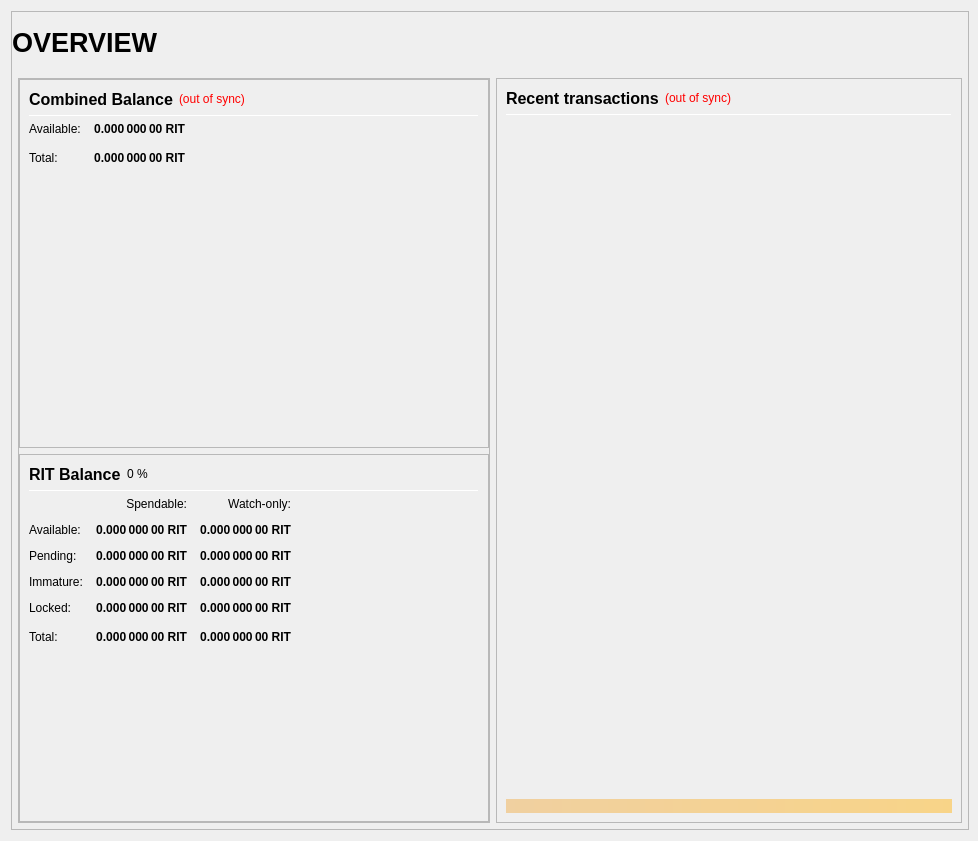
<?xml version="1.0" encoding="UTF-8"?>
<ui version="4.0">
 <class>OverviewPage</class>
 <widget class="QWidget" name="OverviewPage">
  <property name="geometry">
   <rect>
    <x>0</x>
    <y>0</y>
    <width>978</width>
    <height>841</height>
   </rect>
  </property>
  <property name="minimumSize">
   <size>
    <width>960</width>
    <height>682</height>
   </size>
  </property>
  <property name="windowTitle">
   <string>Form</string>
  </property>
  <layout class="QVBoxLayout" name="topLayout" stretch="1">
   <property name="rightMargin">
    <number>9</number>
   </property>
   <item>
    <widget class="QFrame" name="frame_BG">
     <property name="minimumSize">
      <size>
       <width>850</width>
       <height>610</height>
      </size>
     </property>
     <property name="maximumSize">
      <size>
       <width>16777215</width>
       <height>16777215</height>
      </size>
     </property>
     <property name="frameShape">
      <enum>QFrame::StyledPanel</enum>
     </property>
     <property name="frameShadow">
      <enum>QFrame::Raised</enum>
     </property>
     <layout class="QVBoxLayout" name="verticalLayout_3" stretch="1">
      <property name="leftMargin">
       <number>0</number>
      </property>
      <property name="topMargin">
       <number>0</number>
      </property>
      <property name="rightMargin">
       <number>0</number>
      </property>
      <property name="bottomMargin">
       <number>6</number>
      </property>
      <item>
       <layout class="QVBoxLayout" name="verticalLayout_Master" stretch="0,1">
        <property name="margin">
         <number>0</number>
        </property>
        <item>
         <widget class="QFrame" name="frame_Header">
          <layout class="QVBoxLayout" name="verticalLayout_Header" stretch="0">
           <property name="margin">
            <number>0</number>
           </property>
           <item>
            <layout class="QHBoxLayout" name="horizontalLayout_Header" stretch="1,0,1">
             <property name="spacing">
              <number>6</number>
             </property>
             <item>
              <widget class="QLabel" name="labelOverviewHeaderLeft">
               <property name="minimumSize">
                <size>
                 <width>464</width>
                 <height>60</height>
                </size>
               </property>
               <property name="maximumSize">
                <size>
                 <width>16777215</width>
                 <height>60</height>
                </size>
               </property>
               <property name="font">
                <font>
                 <pointsize>20</pointsize>
                 <weight>75</weight>
                 <bold>true</bold>
                </font>
               </property>
               <property name="text">
                <string>OVERVIEW</string>
               </property>
               <property name="alignment">
                <set>Qt::AlignLeading|Qt::AlignLeft|Qt::AlignVCenter</set>
               </property>
              </widget>
             </item>
             <item>
              <spacer name="horizontalSpacer_Header">
               <property name="orientation">
                <enum>Qt::Horizontal</enum>
               </property>
               <property name="sizeHint" stdset="0">
                <size>
                 <width>40</width>
                 <height>20</height>
                </size>
               </property>
              </spacer>
             </item>
             <item>
              <widget class="QLabel" name="labelOverviewHeaderRight">
               <property name="minimumSize">
                <size>
                 <width>464</width>
                 <height>60</height>
                </size>
               </property>
               <property name="maximumSize">
                <size>
                 <width>16777215</width>
                 <height>60</height>
                </size>
               </property>
               <property name="font">
                <font>
                 <pointsize>14</pointsize>
                </font>
               </property>
               <property name="text">
                <string/>
               </property>
               <property name="alignment">
                <set>Qt::AlignRight|Qt::AlignTrailing|Qt::AlignVCenter</set>
               </property>
              </widget>
             </item>
            </layout>
           </item>
          </layout>
         </widget>
        </item>
        <item>
         <widget class="QFrame" name="frame_Content">
          <layout class="QVBoxLayout" name="verticalLayout_Content">
           <property name="leftMargin">
            <number>6</number>
           </property>
           <property name="topMargin">
            <number>0</number>
           </property>
           <property name="rightMargin">
            <number>6</number>
           </property>
           <property name="bottomMargin">
            <number>0</number>
           </property>
           <item>
            <layout class="QHBoxLayout" name="horizontalLayout_Content" stretch="1,1">
             <property name="spacing">
              <number>6</number>
             </property>
             <item>
              <layout class="QVBoxLayout" name="verticalLayout_left" stretch="1">
               <item>
                <widget class="QFrame" name="frameObfuscation">
                 <property name="minimumSize">
                  <size>
                   <width>0</width>
                   <height>0</height>
                  </size>
                 </property>
                 <property name="frameShape">
                  <enum>QFrame::StyledPanel</enum>
                 </property>
                 <property name="frameShadow">
                  <enum>QFrame::Raised</enum>
                 </property>
                 <layout class="QVBoxLayout" name="verticalLayout" stretch="0,0,0">
                  <property name="margin">
                   <number>0</number>
                  </property>
                  <item>
                   <widget class="QFrame" name="frame_CombinedBalances">
                    <property name="minimumSize">
                     <size>
                      <width>470</width>
                      <height>0</height>
                     </size>
                    </property>
                    <property name="frameShape">
                     <enum>QFrame::StyledPanel</enum>
                    </property>
                    <property name="frameShadow">
                     <enum>QFrame::Raised</enum>
                    </property>
                    <layout class="QVBoxLayout" name="verticalLayout_5">
                     <item>
                      <layout class="QHBoxLayout" name="horizontalLayout_5" stretch="0,0,0">
                       <item>
                        <widget class="QLabel" name="label_5z">
                         <property name="minimumSize">
                          <size>
                           <width>0</width>
                           <height>20</height>
                          </size>
                         </property>
                         <property name="font">
                          <font>
                           <pointsize>12</pointsize>
                           <weight>75</weight>
                           <bold>true</bold>
                          </font>
                         </property>
                         <property name="toolTip">
                          <string>Combined Balance (including unconfirmed and immature coins)</string>
                         </property>
                         <property name="text">
                          <string>Combined Balance</string>
                         </property>
                        </widget>
                       </item>
                       <item>
                        <widget class="QLabel" name="labelWalletStatus">
                         <property name="cursor">
                          <cursorShape>WhatsThisCursor</cursorShape>
                         </property>
                         <property name="toolTip">
                          <string>The displayed information may be out of date. Your wallet automatically synchronizes with the ReiBit network after a connection is established, but this process has not completed yet.</string>
                         </property>
                         <property name="styleSheet">
                          <string notr="true">QLabel { color: red; }</string>
                         </property>
                         <property name="text">
                          <string notr="true">(out of sync)</string>
                         </property>
                         <property name="alignment">
                          <set>Qt::AlignLeading|Qt::AlignLeft|Qt::AlignVCenter</set>
                         </property>
                        </widget>
                       </item>
                       <item>
                        <spacer name="horizontalSpacer_1">
                         <property name="orientation">
                          <enum>Qt::Horizontal</enum>
                         </property>
                         <property name="sizeHint" stdset="0">
                          <size>
                           <width>40</width>
                           <height>20</height>
                          </size>
                         </property>
                        </spacer>
                       </item>
                      </layout>
                     </item>
                     <item>
                      <widget class="Line" name="line_CombinedBalance">
                       <property name="minimumSize">
                        <size>
                         <width>0</width>
                         <height>1</height>
                        </size>
                       </property>
                       <property name="maximumSize">
                        <size>
                         <width>16777215</width>
                         <height>1</height>
                        </size>
                       </property>
                       <property name="orientation">
                        <enum>Qt::Horizontal</enum>
                       </property>
                      </widget>
                     </item>
                     <item>
                      <layout class="QGridLayout" name="gridLayout_3">
                       <property name="spacing">
                        <number>12</number>
                       </property>
                       <item row="1" column="0">
                        <widget class="QLabel" name="labelBalanceTextz">
                         <property name="text">
                          <string>Available:</string>
                         </property>
                        </widget>
                       </item>
                       <item row="1" column="1">
                        <widget class="QLabel" name="labelBalancez">
                         <property name="font">
                          <font>
                           <weight>75</weight>
                           <bold>true</bold>
                          </font>
                         </property>
                         <property name="cursor">
                          <cursorShape>IBeamCursor</cursorShape>
                         </property>
                         <property name="toolTip">
                          <string>Your current spendable balance</string>
                         </property>
                         <property name="text">
                          <string notr="true">0.000 000 00 RIT</string>
                         </property>
                         <property name="alignment">
                          <set>Qt::AlignRight|Qt::AlignTrailing|Qt::AlignVCenter</set>
                         </property>
                         <property name="textInteractionFlags">
                          <set>Qt::LinksAccessibleByMouse|Qt::TextSelectableByKeyboard|Qt::TextSelectableByMouse</set>
                         </property>
                        </widget>
                       </item>
                       <item row="2" column="0">
                        <widget class="QLabel" name="labelTotalTextz">
                         <property name="text">
                          <string>Total:</string>
                         </property>
                        </widget>
                       </item>
                       <item row="2" column="1">
                        <widget class="QLabel" name="labelTotalz">
                         <property name="font">
                          <font>
                           <weight>75</weight>
                           <bold>true</bold>
                          </font>
                         </property>
                         <property name="cursor">
                          <cursorShape>IBeamCursor</cursorShape>
                         </property>
                         <property name="toolTip">
                          <string>Total Balance, including all unavailable coins.</string>
                         </property>
                         <property name="text">
                          <string notr="true">0.000 000 00 RIT</string>
                         </property>
                         <property name="alignment">
                          <set>Qt::AlignRight|Qt::AlignTrailing|Qt::AlignVCenter</set>
                         </property>
                         <property name="textInteractionFlags">
                          <set>Qt::LinksAccessibleByMouse|Qt::TextSelectableByKeyboard|Qt::TextSelectableByMouse</set>
                         </property>
                        </widget>
                       </item>
                       <item row="2" column="3">
                        <spacer name="horizontalSpacer_2">
                         <property name="orientation">
                          <enum>Qt::Horizontal</enum>
                         </property>
                         <property name="sizeHint" stdset="0">
                          <size>
                           <width>40</width>
                           <height>20</height>
                          </size>
                         </property>
                        </spacer>
                       </item>
                      </layout>
                     </item>
                     <item>
                      <spacer name="verticalSpacer_1">
                       <property name="orientation">
                        <enum>Qt::Vertical</enum>
                       </property>
                       <property name="sizeHint" stdset="0">
                        <size>
                         <width>20</width>
                         <height>40</height>
                        </size>
                       </property>
                      </spacer>
                     </item>
                    </layout>
                   </widget>
                  </item>
                  <item>
                   <widget class="QFrame" name="frame_Balances">
                    <property name="frameShape">
                     <enum>QFrame::StyledPanel</enum>
                    </property>
                    <property name="frameShadow">
                     <enum>QFrame::Raised</enum>
                    </property>
                    <layout class="QVBoxLayout" name="verticalLayout_4">
                     <item>
                      <layout class="QHBoxLayout" name="horizontalLayout_4">
                       <item>
                        <widget class="QLabel" name="label_5">
                         <property name="minimumSize">
                          <size>
                           <width>0</width>
                           <height>20</height>
                          </size>
                         </property>
                         <property name="font">
                          <font>
                           <pointsize>12</pointsize>
                           <weight>75</weight>
                           <bold>true</bold>
                          </font>
                         </property>
                         <property name="text">
                          <string>RIT Balance</string>
                         </property>
                        </widget>
                       </item>
                       <item>
                        <widget class="QLabel" name="labelRITPercent">
                         <property name="text">
                          <string notr="true">0 %</string>
                         </property>
                        </widget>
                       </item>
                       <item>
                        <spacer name="horizontalSpacer_3">
                         <property name="orientation">
                          <enum>Qt::Horizontal</enum>
                         </property>
                         <property name="sizeHint" stdset="0">
                          <size>
                           <width>40</width>
                           <height>20</height>
                          </size>
                         </property>
                        </spacer>
                       </item>
                      </layout>
                     </item>
                     <item>
                      <widget class="Line" name="line_Balance">
                       <property name="minimumSize">
                        <size>
                         <width>0</width>
                         <height>1</height>
                        </size>
                       </property>
                       <property name="maximumSize">
                        <size>
                         <width>16777215</width>
                         <height>1</height>
                        </size>
                       </property>
                       <property name="orientation">
                        <enum>Qt::Horizontal</enum>
                       </property>
                      </widget>
                     </item>
                     <item>
                      <layout class="QGridLayout" name="gridLayout">
                       <property name="spacing">
                        <number>12</number>
                       </property>
                       <item row="0" column="1">
                        <widget class="QLabel" name="labelSpendable">
                         <property name="text">
                          <string>Spendable:</string>
                         </property>
                         <property name="alignment">
                          <set>Qt::AlignRight|Qt::AlignTrailing|Qt::AlignVCenter</set>
                         </property>
                        </widget>
                       </item>
                       <item row="0" column="2">
                        <widget class="QLabel" name="labelWatchonly">
                         <property name="text">
                          <string>Watch-only:</string>
                         </property>
                         <property name="alignment">
                          <set>Qt::AlignRight|Qt::AlignTrailing|Qt::AlignVCenter</set>
                         </property>
                        </widget>
                       </item>
                       <item row="1" column="0">
                        <widget class="QLabel" name="labelBalanceText">
                         <property name="text">
                          <string>Available:</string>
                         </property>
                        </widget>
                       </item>
                       <item row="1" column="1">
                        <widget class="QLabel" name="labelBalance">
                         <property name="font">
                          <font>
                           <weight>75</weight>
                           <bold>true</bold>
                          </font>
                         </property>
                         <property name="cursor">
                          <cursorShape>IBeamCursor</cursorShape>
                         </property>
                         <property name="toolTip">
                          <string>Your current spendable balance</string>
                         </property>
                         <property name="text">
                          <string notr="true">0.000 000 00 RIT</string>
                         </property>
                         <property name="alignment">
                          <set>Qt::AlignRight|Qt::AlignTrailing|Qt::AlignVCenter</set>
                         </property>
                         <property name="textInteractionFlags">
                          <set>Qt::LinksAccessibleByMouse|Qt::TextSelectableByKeyboard|Qt::TextSelectableByMouse</set>
                         </property>
                        </widget>
                       </item>
                       <item row="1" column="2">
                        <widget class="QLabel" name="labelWatchAvailable">
                         <property name="font">
                          <font>
                           <weight>75</weight>
                           <bold>true</bold>
                          </font>
                         </property>
                         <property name="cursor">
                          <cursorShape>IBeamCursor</cursorShape>
                         </property>
                         <property name="toolTip">
                          <string>Your current balance in watch-only addresses</string>
                         </property>
                         <property name="text">
                          <string notr="true">0.000 000 00 RIT</string>
                         </property>
                         <property name="alignment">
                          <set>Qt::AlignRight|Qt::AlignTrailing|Qt::AlignVCenter</set>
                         </property>
                         <property name="textInteractionFlags">
                          <set>Qt::LinksAccessibleByMouse|Qt::TextSelectableByKeyboard|Qt::TextSelectableByMouse</set>
                         </property>
                        </widget>
                       </item>
                       <item row="2" column="0">
                        <widget class="QLabel" name="labelPendingText">
                         <property name="text">
                          <string>Pending:</string>
                         </property>
                        </widget>
                       </item>
                       <item row="2" column="1">
                        <widget class="QLabel" name="labelUnconfirmed">
                         <property name="font">
                          <font>
                           <weight>75</weight>
                           <bold>true</bold>
                          </font>
                         </property>
                         <property name="cursor">
                          <cursorShape>IBeamCursor</cursorShape>
                         </property>
                         <property name="toolTip">
                          <string>Total of transactions that have yet to be confirmed, and do not yet count toward the spendable balance</string>
                         </property>
                         <property name="text">
                          <string notr="true">0.000 000 00 RIT</string>
                         </property>
                         <property name="alignment">
                          <set>Qt::AlignRight|Qt::AlignTrailing|Qt::AlignVCenter</set>
                         </property>
                         <property name="textInteractionFlags">
                          <set>Qt::LinksAccessibleByMouse|Qt::TextSelectableByKeyboard|Qt::TextSelectableByMouse</set>
                         </property>
                        </widget>
                       </item>
                       <item row="2" column="2">
                        <widget class="QLabel" name="labelWatchPending">
                         <property name="font">
                          <font>
                           <weight>75</weight>
                           <bold>true</bold>
                          </font>
                         </property>
                         <property name="cursor">
                          <cursorShape>IBeamCursor</cursorShape>
                         </property>
                         <property name="toolTip">
                          <string>Unconfirmed transactions to watch-only addresses</string>
                         </property>
                         <property name="text">
                          <string notr="true">0.000 000 00 RIT</string>
                         </property>
                         <property name="alignment">
                          <set>Qt::AlignRight|Qt::AlignTrailing|Qt::AlignVCenter</set>
                         </property>
                         <property name="textInteractionFlags">
                          <set>Qt::LinksAccessibleByMouse|Qt::TextSelectableByKeyboard|Qt::TextSelectableByMouse</set>
                         </property>
                        </widget>
                       </item>
                       <item row="3" column="0">
                        <widget class="QLabel" name="labelImmatureText">
                         <property name="text">
                          <string>Immature:</string>
                         </property>
                        </widget>
                       </item>
                       <item row="3" column="1">
                        <widget class="QLabel" name="labelImmature">
                         <property name="font">
                          <font>
                           <weight>75</weight>
                           <bold>true</bold>
                          </font>
                         </property>
                         <property name="cursor">
                          <cursorShape>IBeamCursor</cursorShape>
                         </property>
                         <property name="toolTip">
                          <string>Staked or masternode rewards that has not yet matured</string>
                         </property>
                         <property name="text">
                          <string notr="true">0.000 000 00 RIT</string>
                         </property>
                         <property name="alignment">
                          <set>Qt::AlignRight|Qt::AlignTrailing|Qt::AlignVCenter</set>
                         </property>
                         <property name="textInteractionFlags">
                          <set>Qt::LinksAccessibleByMouse|Qt::TextSelectableByKeyboard|Qt::TextSelectableByMouse</set>
                         </property>
                        </widget>
                       </item>
                       <item row="3" column="2">
                        <widget class="QLabel" name="labelWatchImmature">
                         <property name="font">
                          <font>
                           <weight>75</weight>
                           <bold>true</bold>
                          </font>
                         </property>
                         <property name="cursor">
                          <cursorShape>IBeamCursor</cursorShape>
                         </property>
                         <property name="toolTip">
                          <string>Staked or masternode rewards in watch-only addresses that has not yet matured</string>
                         </property>
                         <property name="text">
                          <string notr="true">0.000 000 00 RIT</string>
                         </property>
                         <property name="alignment">
                          <set>Qt::AlignRight|Qt::AlignTrailing|Qt::AlignVCenter</set>
                         </property>
                         <property name="textInteractionFlags">
                          <set>Qt::LinksAccessibleByMouse|Qt::TextSelectableByKeyboard|Qt::TextSelectableByMouse</set>
                         </property>
                        </widget>
                       </item>
                       <item row="4" column="0">
                        <widget class="QLabel" name="labelLockedBalanceText">
                         <property name="toolTip">
                          <string>Locked RIT or Masternode collaterals. These are excluded from zRIT minting.</string>
                         </property>
                         <property name="text">
                          <string>Locked:</string>
                         </property>
                        </widget>
                       </item>
                       <item row="4" column="1">
                        <widget class="QLabel" name="labelLockedBalance">
                         <property name="font">
                          <font>
                           <weight>75</weight>
                           <bold>true</bold>
                          </font>
                         </property>
                         <property name="cursor">
                          <cursorShape>IBeamCursor</cursorShape>
                         </property>
                         <property name="toolTip">
                          <string>Locked RIT or Masternode collaterals. These are excluded from zRIT minting.</string>
                         </property>
                         <property name="text">
                          <string notr="true">0.000 000 00 RIT</string>
                         </property>
                         <property name="alignment">
                          <set>Qt::AlignRight|Qt::AlignTrailing|Qt::AlignVCenter</set>
                         </property>
                         <property name="textInteractionFlags">
                          <set>Qt::LinksAccessibleByMouse|Qt::TextSelectableByKeyboard|Qt::TextSelectableByMouse</set>
                         </property>
                        </widget>
                       </item>
                       <item row="4" column="2">
                        <widget class="QLabel" name="labelWatchLocked">
                         <property name="font">
                          <font>
                           <weight>75</weight>
                           <bold>true</bold>
                          </font>
                         </property>
                         <property name="cursor">
                          <cursorShape>IBeamCursor</cursorShape>
                         </property>
                         <property name="toolTip">
                          <string>Current locked balance in watch-only addresses</string>
                         </property>
                         <property name="text">
                          <string notr="true">0.000 000 00 RIT</string>
                         </property>
                         <property name="alignment">
                          <set>Qt::AlignRight|Qt::AlignTrailing|Qt::AlignVCenter</set>
                         </property>
                         <property name="textInteractionFlags">
                          <set>Qt::LinksAccessibleByMouse|Qt::TextSelectableByKeyboard|Qt::TextSelectableByMouse</set>
                         </property>
                        </widget>
                       </item>
                       <item row="5" column="0">
                        <widget class="QLabel" name="labelTotalText">
                         <property name="toolTip">
                          <string>Your current ReiBit balance, unconfirmed and immature transactions included</string>
                         </property>
                         <property name="text">
                          <string>Total:</string>
                         </property>
                        </widget>
                       </item>
                       <item row="5" column="1">
                        <widget class="QLabel" name="labelTotal">
                         <property name="font">
                          <font>
                           <weight>75</weight>
                           <bold>true</bold>
                          </font>
                         </property>
                         <property name="cursor">
                          <cursorShape>IBeamCursor</cursorShape>
                         </property>
                         <property name="toolTip">
                          <string>Your current ReiBit balance, unconfirmed and immature transactions included</string>
                         </property>
                         <property name="text">
                          <string notr="true">0.000 000 00 RIT</string>
                         </property>
                         <property name="alignment">
                          <set>Qt::AlignRight|Qt::AlignTrailing|Qt::AlignVCenter</set>
                         </property>
                         <property name="textInteractionFlags">
                          <set>Qt::LinksAccessibleByMouse|Qt::TextSelectableByKeyboard|Qt::TextSelectableByMouse</set>
                         </property>
                        </widget>
                       </item>
                       <item row="5" column="2">
                        <widget class="QLabel" name="labelWatchTotal">
                         <property name="font">
                          <font>
                           <weight>75</weight>
                           <bold>true</bold>
                          </font>
                         </property>
                         <property name="cursor">
                          <cursorShape>IBeamCursor</cursorShape>
                         </property>
                         <property name="toolTip">
                          <string>Current total balance in watch-only addresses</string>
                         </property>
                         <property name="text">
                          <string notr="true">0.000 000 00 RIT</string>
                         </property>
                         <property name="alignment">
                          <set>Qt::AlignRight|Qt::AlignTrailing|Qt::AlignVCenter</set>
                         </property>
                         <property name="textInteractionFlags">
                          <set>Qt::LinksAccessibleByMouse|Qt::TextSelectableByKeyboard|Qt::TextSelectableByMouse</set>
                         </property>
                        </widget>
                       </item>
                       <item row="5" column="3">
                        <spacer name="horizontalSpacer_9">
                         <property name="orientation">
                          <enum>Qt::Horizontal</enum>
                         </property>
                         <property name="sizeHint" stdset="0">
                          <size>
                           <width>40</width>
                           <height>20</height>
                          </size>
                         </property>
                        </spacer>
                       </item>
                      </layout>
                     </item>
                     <item>
                      <spacer name="verticalSpacer_3">
                       <property name="orientation">
                        <enum>Qt::Vertical</enum>
                       </property>
                       <property name="sizeHint" stdset="0">
                        <size>
                         <width>20</width>
                         <height>40</height>
                        </size>
                       </property>
                      </spacer>
                     </item>
                    </layout>
                   </widget>
                  </item>
                 </layout>
                </widget>
               </item>
              </layout>
             </item>
             <item>
              <layout class="QVBoxLayout" name="verticalLayout_right" stretch="1">
               <item>
                <widget class="QFrame" name="frame_RecentTransactions">
                 <property name="minimumSize">
                  <size>
                   <width>0</width>
                   <height>0</height>
                  </size>
                 </property>
                 <property name="frameShape">
                  <enum>QFrame::StyledPanel</enum>
                 </property>
                 <property name="frameShadow">
                  <enum>QFrame::Raised</enum>
                 </property>
                 <layout class="QVBoxLayout" name="verticalLayout_1" stretch="0,0,0,0,0">
                  <item>
                   <layout class="QHBoxLayout" name="horizontalLayout_2">
                    <item>
                     <widget class="QLabel" name="label_4">
                      <property name="minimumSize">
                       <size>
                        <width>0</width>
                        <height>20</height>
                       </size>
                      </property>
                      <property name="font">
                       <font>
                        <pointsize>12</pointsize>
                        <weight>75</weight>
                        <bold>true</bold>
                       </font>
                      </property>
                      <property name="text">
                       <string>Recent transactions</string>
                      </property>
                     </widget>
                    </item>
                    <item>
                     <widget class="QLabel" name="labelTransactionsStatus">
                      <property name="cursor">
                       <cursorShape>WhatsThisCursor</cursorShape>
                      </property>
                      <property name="toolTip">
                       <string>The displayed information may be out of date. Your wallet automatically synchronizes with the ReiBit network after a connection is established, but this process has not completed yet.</string>
                      </property>
                      <property name="styleSheet">
                       <string notr="true">QLabel { color: red; }</string>
                      </property>
                      <property name="text">
                       <string notr="true">(out of sync)</string>
                      </property>
                      <property name="alignment">
                       <set>Qt::AlignRight|Qt::AlignTrailing|Qt::AlignVCenter</set>
                      </property>
                     </widget>
                    </item>
                    <item>
                     <spacer name="horizontalSpacer">
                      <property name="orientation">
                       <enum>Qt::Horizontal</enum>
                      </property>
                      <property name="sizeHint" stdset="0">
                       <size>
                        <width>40</width>
                        <height>20</height>
                       </size>
                      </property>
                     </spacer>
                    </item>
                   </layout>
                  </item>
                  <item>
                   <widget class="Line" name="line">
                    <property name="minimumSize">
                     <size>
                      <width>0</width>
                      <height>1</height>
                     </size>
                    </property>
                    <property name="maximumSize">
                     <size>
                      <width>16777215</width>
                      <height>1</height>
                     </size>
                    </property>
                    <property name="orientation">
                     <enum>Qt::Horizontal</enum>
                    </property>
                   </widget>
                  </item>
                  <item>
                   <widget class="QListView" name="listTransactions">
                    <property name="minimumSize">
                     <size>
                      <width>0</width>
                      <height>0</height>
                     </size>
                    </property>
                    <property name="styleSheet">
                     <string notr="true">QListView { background: transparent; }</string>
                    </property>
                    <property name="frameShape">
                     <enum>QFrame::NoFrame</enum>
                    </property>
                    <property name="verticalScrollBarPolicy">
                     <enum>Qt::ScrollBarAlwaysOff</enum>
                    </property>
                    <property name="horizontalScrollBarPolicy">
                     <enum>Qt::ScrollBarAlwaysOff</enum>
                    </property>
                    <property name="selectionMode">
                     <enum>QAbstractItemView::NoSelection</enum>
                    </property>
                   </widget>
                  </item>
                  <item>
                   <spacer name="verticalSpacer_2">
                    <property name="orientation">
                     <enum>Qt::Vertical</enum>
                    </property>
                    <property name="sizeType">
                     <enum>QSizePolicy::Expanding</enum>
                    </property>
                    <property name="sizeHint" stdset="0">
                     <size>
                      <width>20</width>
                      <height>40</height>
                     </size>
                    </property>
                   </spacer>
                  </item>
                  <item>
                   <widget class="QLabel" name="labelAlerts">
                    <property name="maximumSize">
                     <size>
                      <width>16777215</width>
                      <height>16777215</height>
                     </size>
                    </property>
                    <property name="styleSheet">
                     <string notr="true">background-color: qlineargradient(x1: 0, y1: 0, x2: 1, y2: 0, stop:0 #F0D0A0, stop:1 #F8D488); color:#000000;</string>
                    </property>
                    <property name="text">
                     <string/>
                    </property>
                    <property name="wordWrap">
                     <bool>true</bool>
                    </property>
                    <property name="margin">
                     <number>3</number>
                    </property>
                   </widget>
                  </item>
                 </layout>
                </widget>
               </item>
              </layout>
             </item>
            </layout>
           </item>
          </layout>
         </widget>
        </item>
       </layout>
      </item>
     </layout>
    </widget>
   </item>
  </layout>
 </widget>
 <resources/>
 <connections/>
</ui>
